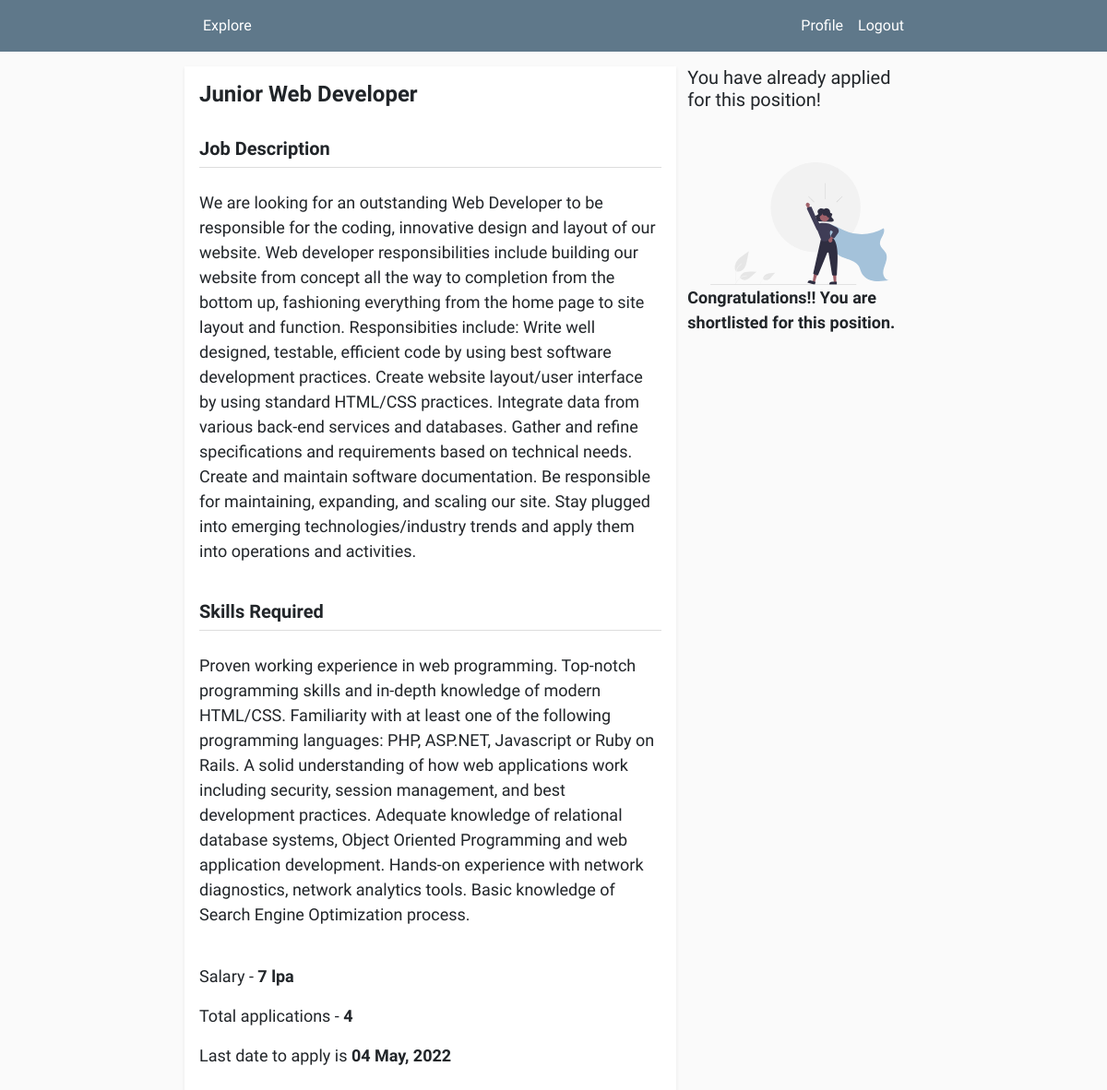
Screenshot of /position/2 (signed in) with the database file from the repository.
### app.py (models this page shows, shortened)
class Job(db.Model):
	id = db.Column(db.Integer, primary_key = True)
	role = db.Column(db.String(60), nullable = False)
	job_desc = db.Column(db.Text, nullable = False)
	skills_required = db.Column(db.Text, nullable = False)
	work_location = db.Column(db.String(60), nullable = False)
	salary = db.Column(db.String(30), nullable = False)
	deadline = db.Column(db.DateTime, nullable = False)
	posted_on = db.Column(db.DateTime, nullable = False, default = datetime.datetime.now())

### app.py (the view)
@app.route('/position/<int:job_id>')
def position(job_id):
	job = Job.query.get(job_id)
	num_applicants = len(job.applicants)
	if current_user.is_authenticated and job in current_user.applied_at:
		status = db.session.query(user_job).filter_by(user_id = current_user.id, job_id = job_id).first().status
	else:
		status = None
	return render_template('job-details.html', title = job.role, job = job, num_applicants = num_applicants, status = status)

### app.py (called while the page is built)
@login_manager.user_loader
def load_user(user_id):
	return User.query.get(int(user_id))

### templates/job-details.html (shortened to what this page needs)
{% extends 'layout.html' %}
{% block content %}
<div class="container col-md-8 mt-3">
	<div class="row">
		<div class="col-md-8 p-3 bg-white shadow-sm">
			<h4><b>{{ job.role }}</b></h4>
			<br/>
			<h5><b>Job Description</b></h5>
			<div class="divider"></div>
			<p class="f-18">
				{{ job.job_desc }}
			</p>
			<br/>
			<h5><b>Skills Required</b></h5>
			<div class="divider"></div>
			<p class="f-18">
				{{ job.skills_required }}
			</p>
			<br/>
			<p class="f-18">Salary - <b>{{ job.salary }}</b></p>
			<p class="f-18">Total applications - <b>{{ num_applicants }}</b></p>
			<p class="f-18">Last date to apply is <b> {{ job.deadline.strftime("%d %B, %Y") }}</b></p>
		</div>
		<div class="col-md-4">
			{% if current_user.is_admin == True %}
			<a href="{{ url_for('applicants', job_id = job.id) }}" class="btn button-style">View Applicants</a>
			{% else %}
				{% if current_user not in job.applicants %}
					<button class="btn button-style" data-bs-toggle="modal" data-bs-target="#applyModal">
						Apply Now
					</button>
				{% else %}
					<h5>You have already applied for this position!</h5>
					<br/>
					<br/>
					<div class="status">
						{% if status == 'Shortlisted' %}
							<img src="{{ url_for('static', filename='images/success.svg') }}" width="80%">
							<p class="f-18"><b>Congratulations!! You are shortlisted for this position.</b></p>
						{% else %}
							<img src="{{ url_for('static', filename='images/pending.svg') }}" width="80%">
							<p class="f-18"><b>Your application is under evaluation!</b></p>
						{% endif %}
					</div>
				{% endif %}
			{% endif %}
		</div>
	</div>
</div>
{% endblock content %}

### static/main.css (style rules this page uses)
body { background-color: #fafafa; font-family: 'Source Sans Pro', sans-serif; }
.divider { height: 1px; background-color: #dddddd; margin-bottom: 3vh; }
.f-18 { font-size: 18px; }
.status, .image, .empty, .applicant-profile-pic { display: flex; flex-direction: column; justify-content: center; align-items: center; }

### rows the page displays
Job: role "Junior Web Developer", job_desc "We are looking for an outstanding Web Developer to be responsible for the coding, innovative design and layout of our website. Web developer responsibilities include building our website from concept all the way to completion from the bottom up, fashioning everything from the home page to site layout and function. Responsibities include: Write well designed, testable, efficient code by using best software development practices. Create website layout/user interface by using standard HTML/CSS practices. Integrate data from various back-end services and databases. Gather and refine specifications and requirements based on technical needs. Create and maintain software documentation. Be…", skills_required "Proven working experience in web programming. Top-notch programming skills and in-depth knowledge of modern HTML/CSS. Familiarity with at least one of the following programming languages: PHP, ASP.NET, Javascript or Ruby on Rails. A solid understanding of how web applications work including security, session management, and best development practices. Adequate knowledge of relational database systems, Object Oriented Programming and web application development. Hands-on experience with network diagnostics, network analytics tools. Basic knowledge of Search Engine Optimization process.", salary "7 lpa", deadline "04 May, 2022"

### other values shown
{{ num_applicants }} "4"
